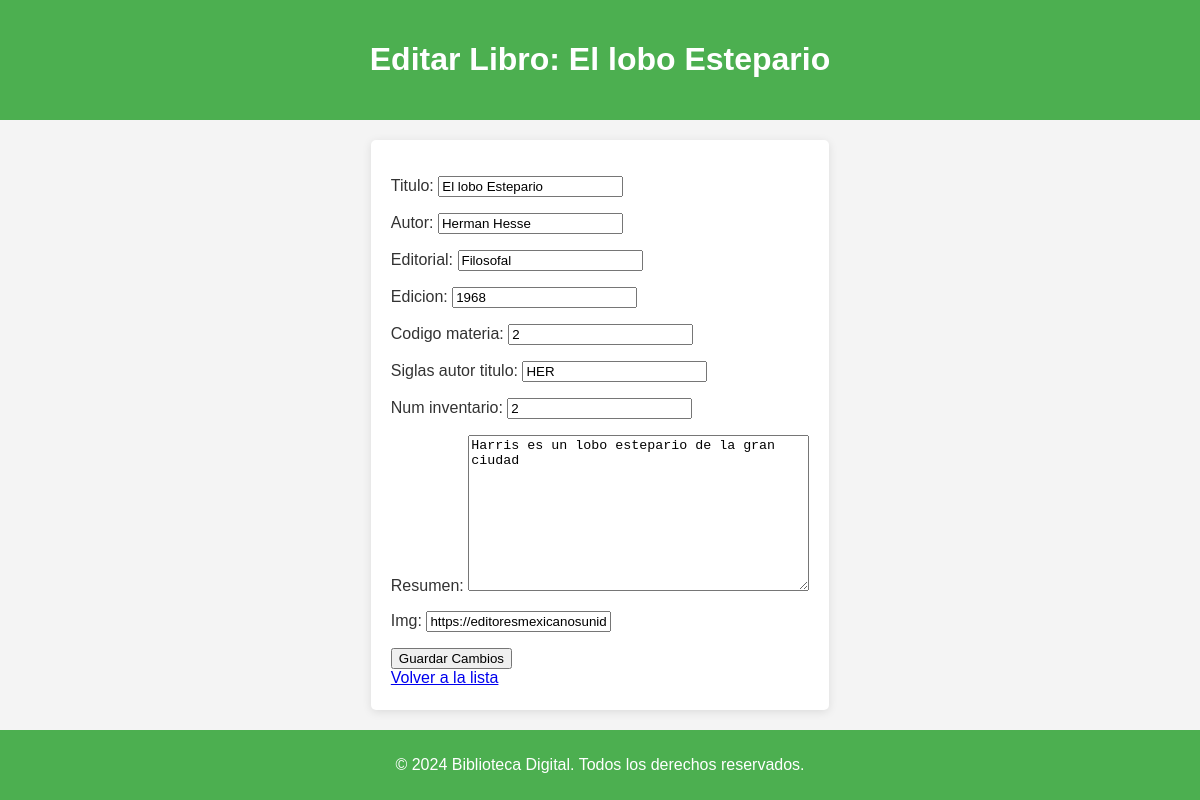
The app's page /libros/editar-libro/10/, older data.
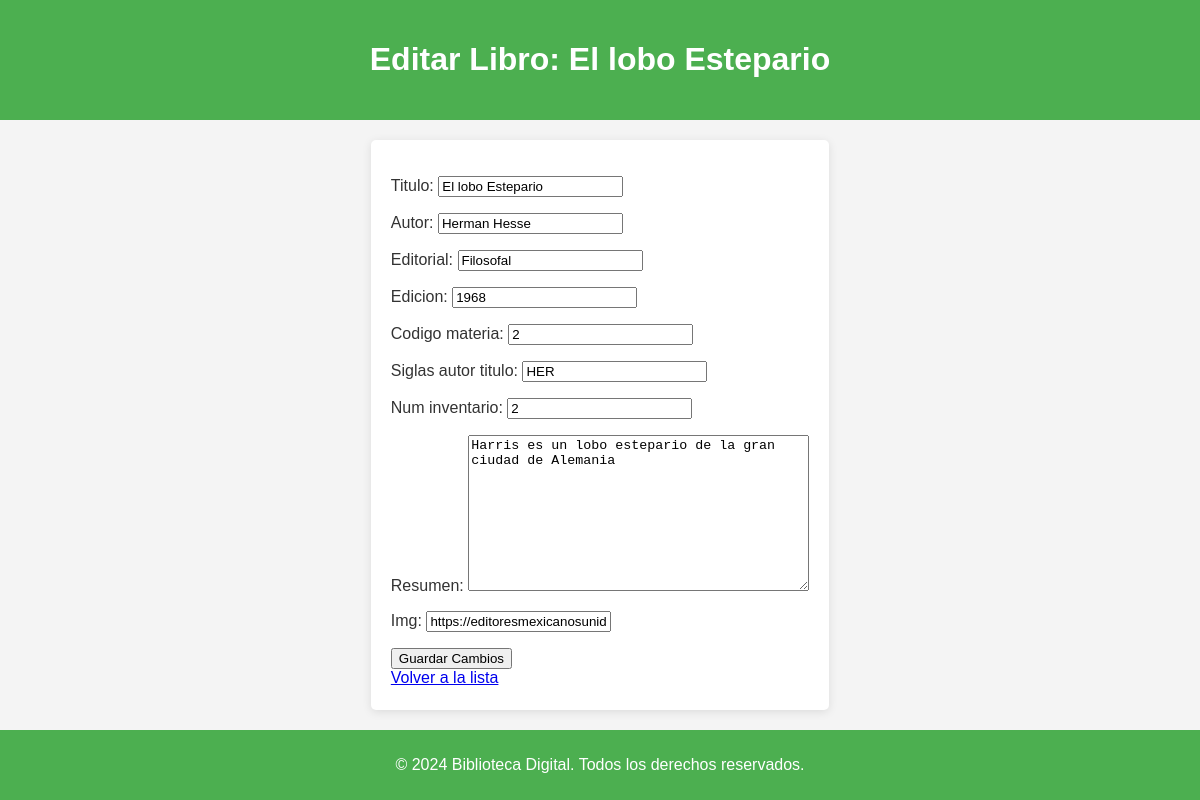
The same page, newer data.
### libros/models.py (models this page shows, shortened)
class Inventario(models.Model):
    id_inventario = models.AutoField(primary_key=True)
    estado = models.CharField(max_length=255, null=True, default="Disponible")
    motivo_baja = models.CharField(max_length=255, null=True)
    descripcion = models.TextField(null=True)
    num_ejemplar = models.IntegerField(null=True)
    imagen_rota = models.ImageField(
        upload_to='imagenes_rota/', null=True, blank=True)  # Nuevo campo

class Libro(Inventario):
    id_libro = models.AutoField(primary_key=True)
    titulo = models.CharField(max_length=255)
    autor = models.CharField(max_length=255)
    editorial = models.CharField(max_length=255)
    edicion = models.IntegerField(null=False, default=1999)
    codigo_materia = models.CharField(max_length=255, null=False, default=1)
    siglas_autor_titulo = models.CharField(
        max_length=255, null=False, default='ABC')
    num_inventario = models.IntegerField(null=False, default=1)
    resumen = models.TextField()
    img = models.URLField()

### libros/views.py (the view)
def editar_libro(request, libro_id):
    libro = get_object_or_404(Libro, id_libro=libro_id)
    if request.method == 'POST':
        form = LibroForm(request.POST, instance=libro)
        if form.is_valid():
            form.save()
            return redirect('lista_libros')
    else:
        form = LibroForm(instance=libro)
    return render(request, 'libros/editar_libro.html', {'form': form, 'libro': libro})

### libros/forms.py
class LibroForm(forms.ModelForm):
    class Meta:
        model = Libro
        fields = [
            'titulo', 'autor', 'editorial', 'edicion','codigo_materia','siglas_autor_titulo','num_inventario',
            'resumen', 'img',
        ]

### libros/templates/libros/editar_libro.html (shortened to what this page needs)
<!DOCTYPE html>
<html lang="es">
<head>
    {% load static %}
    <link rel="stylesheet" href="{% static 'libros/css/styles.css' %}">
</head>
<body>
    <header>
        <h1>Editar Libro: {{ libro.titulo }}</h1>
    </header>
    <main>
        <form method="POST">
            {{ form.as_p }}
            <button type="submit">Guardar Cambios</button>
        </form>
        <a href="{% url 'lista_libros' %}">Volver a la lista</a>
    </main>
    <footer>
        <p>&copy; 2024 Biblioteca Digital. Todos los derechos reservados.</p>
    </footer>
</body>
</html>

### libros/static/libros/css/styles.css (style rules this page uses)
html, body { height: 100%; }
body { display: flex; flex-direction: column; font-family: Arial, sans-serif; background-color: #f4f4f4; color: #333; margin: 0; padding: 0; }
header { background-color: #4CAF50; color: white; text-align: center; padding: 20px 0; }
main { flex: 1; max-width: 1200px; margin: 20px auto; padding: 20px; background-color: white; border-radius: 5px; box-shadow: 0 2px 10px rgba(0, 0, 0, 0.1); }
footer { text-align: center; padding: 10px 0; background-color: #4CAF50; color: white; width: 100%; }

Row changes from the older to the newer data that the page shows:
changed Libro "El lobo Estepario": resumen "Harris es un lobo estepario de la gran ciudad" → "Harris es un lobo estepario de la gran ciudad de Alemania"
